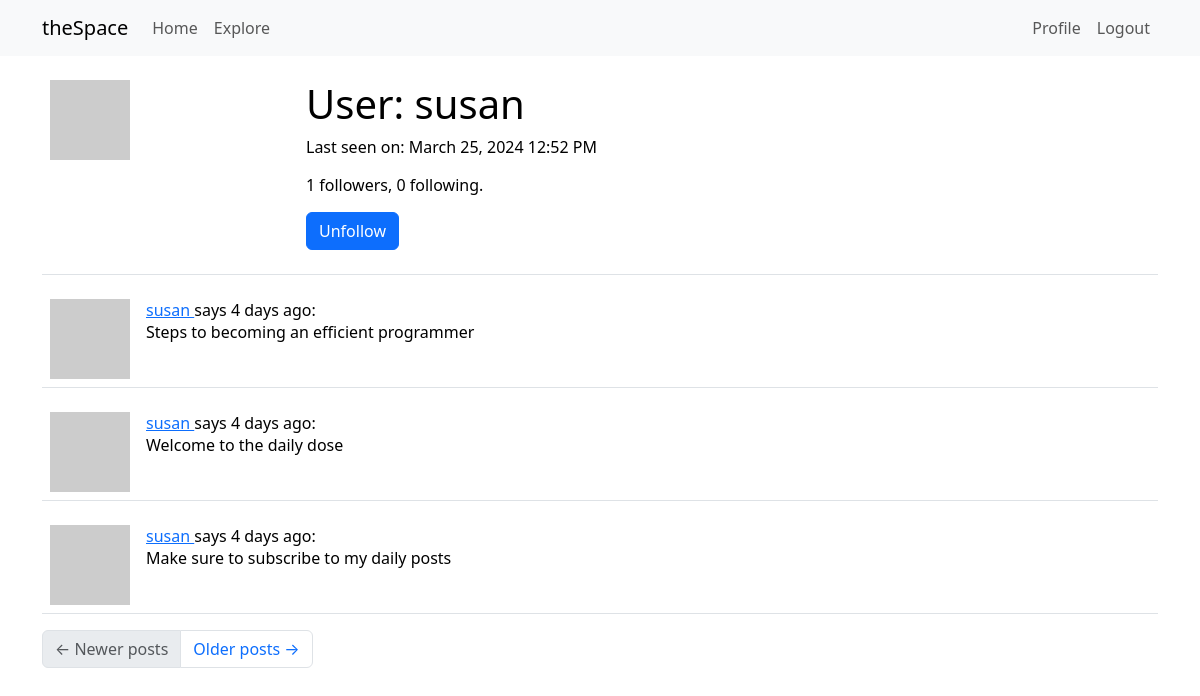
Screenshot of /user/susan (signed in) with the database file from the repository.
### app/models.py (models this page shows, shortened)
class User(UserMixin, db.Model):
    id: so.Mapped[int] = so.mapped_column(primary_key=True)
    username: so.Mapped[str] = so.mapped_column(sa.String(64), index=True, unique=True)
    email: so.Mapped[str] = so.mapped_column(sa.String(128), index=True, unique=True)
    password_hash: so.Mapped[Optional[str]] = so.mapped_column(sa.String(256))
    about_me: so.Mapped[Optional[str]] = so.mapped_column(sa.String(140))
    last_seen: so.Mapped[Optional[datetime]] = so.mapped_column(
            default=lambda: datetime.now(timezone.utc))
    posts: so.WriteOnlyMapped['Post'] = so.relationship(back_populates='author')
    following: so.WriteOnlyMapped['User'] = so.relationship(
            secondary=followers, primaryjoin=(followers.c.follower_id == id),
            secondaryjoin=(followers.c.followed_id == id),
            back_populates='followers')
    followers: so.WriteOnlyMapped['User'] = so.relationship(
            secondary=followers, primaryjoin=(followers.c.followed_id == id),
            secondaryjoin=(followers.c.follower_id == id),
            back_populates='following')
    def is_following(self, user):
        query = self.following.select().where(User.id == user.id)
        return db.session.scalar(query) is not None
    def followers_count(self):
        query = sa.select(sa.func.count()).select_from(
                self.followers.select().subquery())
        return db.session.scalar(query)
    def following_count(self):
        query = sa.select(sa.func.count()).select_from(
                self.following.select().subquery())
        return db.session.scalar(query)
    def avatar(self, size):
        digest = md5(self.email.lower().encode('utf-8')).hexdigest()
        return f'https://www.gravatar.com/avatar/{digest}?d=identicon&s={size}'

class Post(db.Model):
    id: so.Mapped[int] = so.mapped_column(primary_key=True)
    body: so.Mapped[str] = so.mapped_column(sa.String(140))
    timestamp: so.Mapped[datetime] = so.mapped_column(
            index=True, default=lambda: datetime.now(timezone.utc))
    user_id: so.Mapped[int] = so.mapped_column(sa.ForeignKey(User.id),
                                                index=True)
    author: so.Mapped['User'] = so.relationship(back_populates='posts')

### app/routes.py (the view)
@app.route('/user/<username>', strict_slashes=False)
@login_required
def user(username):
    user = db.first_or_404(sa.select(User).where(User.username == username))
    page = request.args.get('page', 1, type=int)
    query = user.posts.select().order_by(Post.timestamp.desc())
    posts = db.paginate(query, page=page, per_page=app.config['POSTS_PER_PAGE'],
                        error_out=False)
    next_url = url_for('user', username=user.username, page=posts.next_num) \
            if posts.has_next else None
    prev_url = url_for('user', username=user.username, page=posts.prev_num) \
            if posts.has_prev else None
    form = EmptyForm()
    return render_template('user.html', user=user, posts=posts.items, form=form,
                            next_url=next_url, prev_url=prev_url)

### app/forms.py
class EmptyForm(FlaskForm):
    submit = SubmitField('Submit')

### app/models.py (called while the page is built)
@login.user_loader
def load_user(id):
    return db.session.get(User, int(id))

### app/routes.py (called while the page is built)
@app.before_request
def before_request():
    if current_user.is_authenticated:
        current_user.last_seen = datetime.now(timezone.utc)
        db.session.commit()

### app/templates/user.html (shortened to what this page needs)
{% extends "base.html" %}
{% block content %}
    <table class="table table-hover">
        <tr>
            <td width="256px"><img src="{{ user.avatar(256) }}"></td>
            <td>
                <h1>User: {{ user.username }}</h1>
                {% if user.last_seen %}
		<p>Last seen on: {{ moment(user.last_seen).format('LLL') }}</p>
		{% endif %}
                <p>{{ user.followers_count() }} followers, {{ user.following_count() }} following.</p>
                {% if user == current_user %}
                <p><a href="{{ url_for('edit_profile') }}">Edit your profile</a></p>
                {% else %}
                <p>
                    <form action="{{ url_for('unfollow', username=user.username) }}" method="post">
                        {{ form.submit(value='Unfollow', class_='btn btn-primary') }}
                    </form>
                </p>
                {% endif %}
            </td>
        </tr>
    </table>
    {% for post in posts %}
        {% include '_post.html' %}
    {% endfor %}
    <nav aria-label="Post navigation">
        <ul class="pagination">
            <li class="page-item{% if not prev_url %} disabled{% endif %}">
                <a class="page-link" href="{{ prev_url }}">
                    <span aria-hidden="true">&larr;</span> Newer posts
                </a>
            </li>
            <li class="page-item{% if not next_url %} disabled{% endif %}">
                <a class="page-link" href="{{ next_url }}">
                    Older posts <span aria-hidden="true">&rarr;</span>
                </a>
            </li>
        </ul>
    </nav>
{% endblock %}

### app/templates/_post.html
<table class="table table-hover">
    <tr>
	<td width="70px">
	    <a href="{{ url_for('user', username=current_user.username) }}">
	    <img src="{{ post.author.avatar(70) }}">
	</td>
	<td>
	    <a href="{{ url_for('user', username=post.author.username) }}">
		    {{ post.author.username }}
	    </a>
	    says {{ moment(post.timestamp).fromNow() }}:
	    <br>
	    {{ post.body }}
	</td>
    </tr>
</table>

### rows the page displays
User: username "susan", last_seen "March 25, 2024 12:52 PM"
Post: author.username "susan", timestamp "4 days ago", body "Steps to becoming an efficient programmer"
Post: author.username "susan", timestamp "4 days ago", body "Welcome to the daily dose"
Post: author.username "susan", timestamp "4 days ago", body "Make sure to subscribe to my daily posts"

### other values shown
{{ user.followers_count() }} "1"
{{ user.following_count() }} "0"
